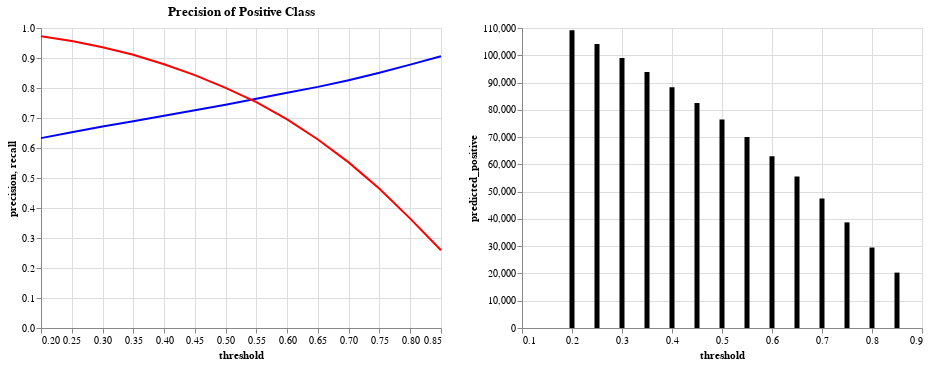

Notebook source saved alongside this figure:
### Code cell
c1 = alt.Chart(res, title = "Precision of Positive Class").mark_line(color = 'blue',).encode(
x = 'threshold:Q',
    y = alt.Y('precision:Q')
)

c2 = alt.Chart(res).mark_line(color = 'red').encode(
x = 'threshold',
    y = alt.Y('recall')
)

c3 = alt.Chart(res).mark_bar(color = 'black').encode(
x = 'threshold',
    y = alt.Y('predicted_positive:Q')
)
(c1+c2) | c3

### Figure 1 — Vega-Lite specification as saved in the notebook (floating-point values rounded to 4 significant figures)
{"config": {"view": {"continuousWidth": 400, "continuousHeight": 300}}, "hconcat": [{"layer": [{"mark": {"type": "line", "color": "blue"}, "encoding": {"x": {"field": "threshold", "type": "quantitative"}, "y": {"field": "precision", "type": "quantitative"}}, "title": "Precision of Positive Class"}, {"mark": {"type": "line", "color": "red"}, "encoding": {"x": {"field": "threshold", "type": "quantitative"}, "y": {"field": "recall", "type": "quantitative"}}}]}, {"mark": {"type": "bar", "color": "black"}, "encoding": {"x": {"field": "threshold", "type": "quantitative"}, "y": {"field": "predicted_positive", "type": "quantitative"}}}], "data": {"name": "data-5aefb4600670821cf6dba6fb0fe842b1"}, "$schema": "https://vega.github.io/schema/vega-lite/v4.17.0.json", "datasets": {"data-5aefb4600670821cf6dba6fb0fe842b1": [{"threshold": 0.2, "predicted_positive": 109200.0, "precision": 0.6329, "recall": 0.9728}, {"threshold": 0.25, "predicted_positive": 104100.0, "precision": 0.6526, "recall": 0.9565}, {"threshold": 0.3, "predicted_positive": 99000.0, "precision": 0.6713, "recall": 0.9356}, {"threshold": 0.35, "predicted_positive": 93820.0, "precision": 0.6895, "recall": 0.9108}, {"threshold": 0.4, "predicted_positive": 88250.0, "precision": 0.7076, "recall": 0.8791}, {"threshold": 0.45, "predicted_positive": 82490.0, "precision": 0.7258, "recall": 0.843}, {"threshold": 0.5, "predicted_positive": 76420.0, "precision": 0.7442, "recall": 0.8007}, {"threshold": 0.55, "predicted_positive": 69990.0, "precision": 0.764, "recall": 0.7529}, {"threshold": 0.6, "predicted_positive": 63020.0, "precision": 0.7839, "recall": 0.6955}, {"threshold": 0.65, "predicted_positive": 55540.0, "precision": 0.8037, "recall": 0.6284}, {"threshold": 0.7, "predicted_positive": 47460.0, "precision": 0.8261, "recall": 0.552}, {"threshold": 0.75, "predicted_positive": 38730.0, "precision": 0.8506, "recall": 0.4638}, {"threshold": 0.8, "predicted_positive": 29500.0, "precision": 0.8779, "recall": 0.3647}, {"threshold": 0.85, "predicted_positive": 20310.0, "precision": 0.9059, "recall": 0.2591}]}}
